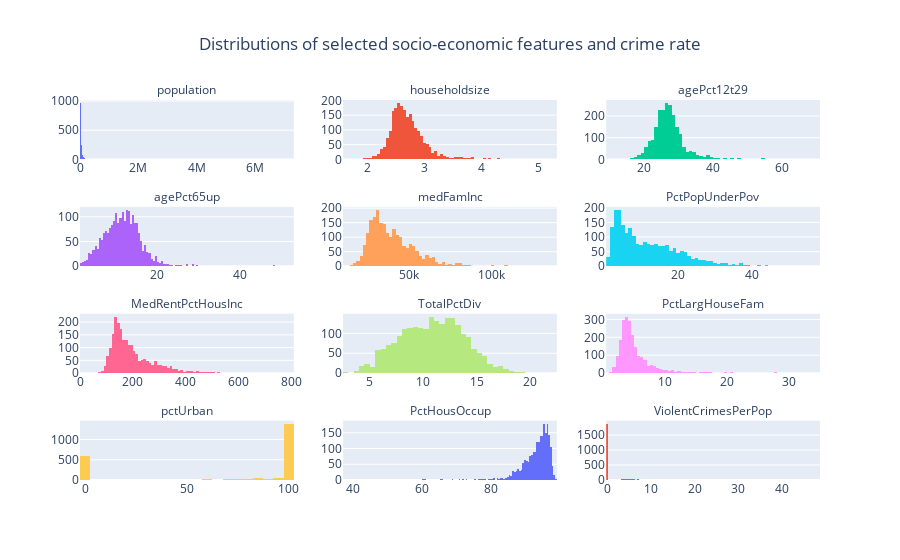

Notebook code cell kept with this figure:
### Markdown cell above
## Distribution Plot

### Code cell
import plotly.graph_objects as go
from plotly.subplots import make_subplots
import math

fig = make_subplots(rows=4, cols=3, start_cell="top-left", subplot_titles = list(data.columns))
fig.update_layout(title='Distributions of selected socio-economic features and crime rate', title_x=0.5)

for index, feature in zip(range(0, 12), data):
    row_index = (index // 3) + 1
    col_index = (index % 3) + 1
    fig.add_trace(go.Histogram(x = data[feature],  name=feature), row =row_index, col = col_index)
    fig.update_annotations(font_size=12)
    fig.update_layout(showlegend=False)

fig.show()

### Figure 1 — Plotly figure (JSON) as saved in the notebook; plotly's stock layout.template omitted (floating-point values rounded to 4 significant figures; data arrays with more than 128 entries replaced by an {"elided": "..."} marker saying what was removed)
{"data": [{"name": "population", "type": "histogram", "x": {"elided": "2215 int values"}, "xaxis": "x", "yaxis": "y"}, {"name": "householdsize", "type": "histogram", "x": {"elided": "2215 float values"}, "xaxis": "x2", "yaxis": "y2"}, {"name": "agePct12t29", "type": "histogram", "x": {"elided": "2215 float values"}, "xaxis": "x3", "yaxis": "y3"}, {"name": "agePct65up", "type": "histogram", "x": {"elided": "2215 float values"}, "xaxis": "x4", "yaxis": "y4"}, {"name": "medFamInc", "type": "histogram", "x": {"elided": "2215 int values"}, "xaxis": "x5", "yaxis": "y5"}, {"name": "PctPopUnderPov", "type": "histogram", "x": {"elided": "2215 float values"}, "xaxis": "x6", "yaxis": "y6"}, {"name": "MedRentPctHousInc", "type": "histogram", "x": {"elided": "2215 int values"}, "xaxis": "x7", "yaxis": "y7"}, {"name": "TotalPctDiv", "type": "histogram", "x": {"elided": "2215 float values"}, "xaxis": "x8", "yaxis": "y8"}, {"name": "PctLargHouseFam", "type": "histogram", "x": {"elided": "2215 float values"}, "xaxis": "x9", "yaxis": "y9"}, {"name": "pctUrban", "type": "histogram", "x": {"elided": "2215 float values"}, "xaxis": "x10", "yaxis": "y10"}, {"name": "PctHousOccup", "type": "histogram", "x": {"elided": "2215 float values"}, "xaxis": "x11", "yaxis": "y11"}, {"name": "ViolentCrimesPerPop", "type": "histogram", "x": {"elided": "2215 float values"}, "xaxis": "x12", "yaxis": "y12"}], "layout": {"annotations": [{"font": {"size": 12}, "showarrow": false, "text": "population", "x": 0.1444, "xanchor": "center", "xref": "paper", "y": 1, "yanchor": "bottom", "yref": "paper"}, {"font": {"size": 12}, "showarrow": false, "text": "householdsize", "x": 0.5, "xanchor": "center", "xref": "paper", "y": 1, "yanchor": "bottom", "yref": "paper"}, {"font": {"size": 12}, "showarrow": false, "text": "agePct12t29", "x": 0.8556, "xanchor": "center", "xref": "paper", "y": 1, "yanchor": "bottom", "yref": "paper"}, {"font": {"size": 12}, "showarrow": false, "text": "agePct65up", "x": 0.1444, "xanchor": "center", "xref": "paper", "y": 0.7188, "yanchor": "bottom", "yref": "paper"}, {"font": {"size": 12}, "showarrow": false, "text": "medFamInc", "x": 0.5, "xanchor": "center", "xref": "paper", "y": 0.7188, "yanchor": "bottom", "yref": "paper"}, {"font": {"size": 12}, "showarrow": false, "text": "PctPopUnderPov", "x": 0.8556, "xanchor": "center", "xref": "paper", "y": 0.7188, "yanchor": "bottom", "yref": "paper"}, {"font": {"size": 12}, "showarrow": false, "text": "MedRentPctHousInc", "x": 0.1444, "xanchor": "center", "xref": "paper", "y": 0.4375, "yanchor": "bottom", "yref": "paper"}, {"font": {"size": 12}, "showarrow": false, "text": "TotalPctDiv", "x": 0.5, "xanchor": "center", "xref": "paper", "y": 0.4375, "yanchor": "bottom", "yref": "paper"}, {"font": {"size": 12}, "showarrow": false, "text": "PctLargHouseFam", "x": 0.8556, "xanchor": "center", "xref": "paper", "y": 0.4375, "yanchor": "bottom", "yref": "paper"}, {"font": {"size": 12}, "showarrow": false, "text": "pctUrban", "x": 0.1444, "xanchor": "center", "xref": "paper", "y": 0.1562, "yanchor": "bottom", "yref": "paper"}, {"font": {"size": 12}, "showarrow": false, "text": "PctHousOccup", "x": 0.5, "xanchor": "center", "xref": "paper", "y": 0.1562, "yanchor": "bottom", "yref": "paper"}, {"font": {"size": 12}, "showarrow": false, "text": "ViolentCrimesPerPop", "x": 0.8556, "xanchor": "center", "xref": "paper", "y": 0.1562, "yanchor": "bottom", "yref": "paper"}], "showlegend": false, "title": {"text": "Distributions of selected socio-economic features and crime rate", "x": 0.5}, "xaxis": {"anchor": "y", "domain": [0, 0.2889]}, "xaxis10": {"anchor": "y10", "domain": [0, 0.2889]}, "xaxis11": {"anchor": "y11", "domain": [0.3556, 0.6444]}, "xaxis12": {"anchor": "y12", "domain": [0.7111, 1]}, "xaxis2": {"anchor": "y2", "domain": [0.3556, 0.6444]}, "xaxis3": {"anchor": "y3", "domain": [0.7111, 1]}, "xaxis4": {"anchor": "y4", "domain": [0, 0.2889]}, "xaxis5": {"anchor": "y5", "domain": [0.3556, 0.6444]}, "xaxis6": {"anchor": "y6", "domain": [0.7111, 1]}, "xaxis7": {"anchor": "y7", "domain": [0, 0.2889]}, "xaxis8": {"anchor": "y8", "domain": [0.3556, 0.6444]}, "xaxis9": {"anchor": "y9", "domain": [0.7111, 1]}, "yaxis": {"anchor": "x", "domain": [0.8438, 1]}, "yaxis10": {"anchor": "x10", "domain": [0, 0.1562]}, "yaxis11": {"anchor": "x11", "domain": [0, 0.1562]}, "yaxis12": {"anchor": "x12", "domain": [0, 0.1562]}, "yaxis2": {"anchor": "x2", "domain": [0.8438, 1]}, "yaxis3": {"anchor": "x3", "domain": [0.8438, 1]}, "yaxis4": {"anchor": "x4", "domain": [0.5625, 0.7188]}, "yaxis5": {"anchor": "x5", "domain": [0.5625, 0.7188]}, "yaxis6": {"anchor": "x6", "domain": [0.5625, 0.7188]}, "yaxis7": {"anchor": "x7", "domain": [0.2812, 0.4375]}, "yaxis8": {"anchor": "x8", "domain": [0.2812, 0.4375]}, "yaxis9": {"anchor": "x9", "domain": [0.2812, 0.4375]}}}
